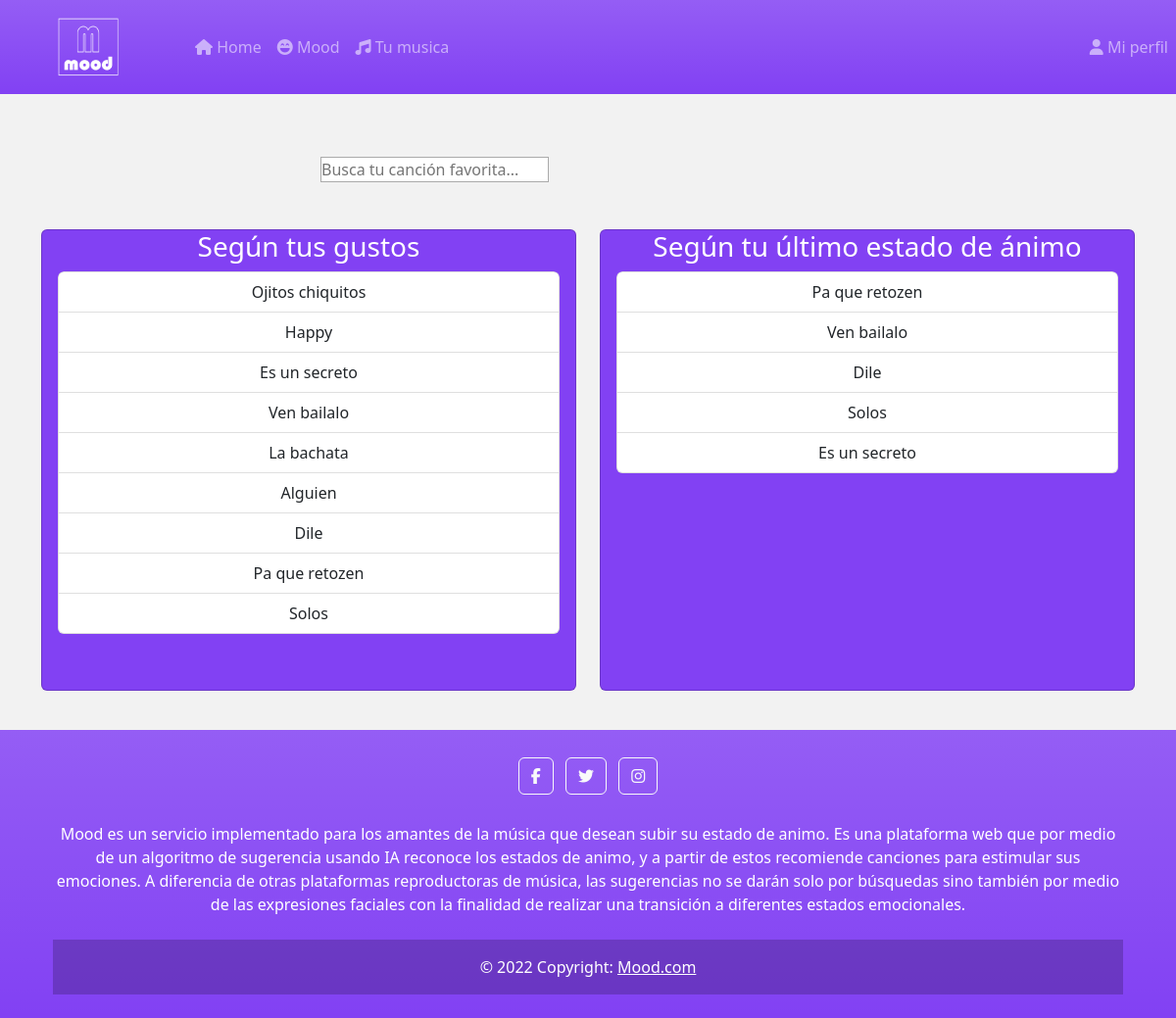
Screenshot of / (signed in) with the database file from the repository.
### main/models.py (models this page shows, shortened)
class Cancion(models.Model):
    nombre=models.CharField(max_length=25, null=False,blank=False)
    audio=models.FileField(upload_to='audios/')
    imagen=models.CharField(max_length=150,null=True,blank=True)
    duracion=models.IntegerField(null=False,blank=False)
    frecuencia=models.IntegerField(null=True,blank=True)
    idioma=models.CharField(max_length=15,null=False,blank=False)
    intensidad_feliz=models.IntegerField(null=True,blank=True)
    intensidad_triste=models.IntegerField(null=True,blank=True)
    intensidad_enojo=models.IntegerField(null=True,blank=True)
    class Meta:
        verbose_name = "cancion"
        verbose_name_plural = "canciones"
        db_table = "cancion"

### main/views.py (the view, shortened to what this page needs)
# urls.py: path('', views.home_page, name='home'), # Esta se debe cambiar a que dirija al login de primerazo
@login_required(login_url='/login/')
def home_page(request): # Views para la home page
    cancionesGustos = recomByLikes(request)
    ultima=Playlist.objects.get(id_perfil__usuario=request.user,nombre="ultima")
    cancionesUltimo=Playlist_Cancion.objects.filter(id_playlist=ultima)
    idPerfil = Perfil.objects.get(usuario=request.user) #Obtener usuario
    playlists = Playlist.objects.filter(id_perfil = idPerfil).order_by('nombre').values().exclude(nombre = "ultima") #Cogemos las playlist de este usuario
    listaCancionesGustos = []
    for cancion in cancionesGustos:
        dictio = {"nombre":cancion.nombre,
        "audio": cancion.audio.url,
        "imagen": cancion.imagen,
        "duracion": cancion.duracion
        }
        listaCancionesGustos.append(dictio)
    listaCancionesUltimo = []
    for cancion in cancionesUltimo:
        dictio = {"nombre":cancion.id_cancion.nombre,
        "audio": cancion.id_cancion.audio.url,
        "imagen": cancion.id_cancion.imagen,
        "duracion": cancion.id_cancion.duracion
        }
        listaCancionesUltimo.append(dictio)
    contexto = {'listaCancionesUltimo':listaCancionesUltimo, 'listaCancionesGustos':listaCancionesGustos, 'playlists':playlists}
    return render(request, template_name='home.html', context=contexto)

### main/views.py (called while the page is built)
def recomByLikes(request):
    gustos=Genero_Favorito.objects.filter(id_perfil__usuario=request.user)
    gustos=[gusto.id_genero.nombre for gusto in gustos]
    cancionesPosibles=Genero_Cancion.objects.filter(id_genero__nombre__in=gustos)
    canciones=[]
    while(len(canciones)<15 and cancionesPosibles.count()>0):
        cancion = random.choice(cancionesPosibles)
        canciones.append(cancion.id_cancion)
        cancionesPosibles=cancionesPosibles.exclude(id_cancion__nombre__exact=cancion.id_cancion.nombre)
    return canciones

### main/templates/home.html (shortened to what this page needs)
{% extends 'base.html' %}
{% block content %}
    <div class="container mt-5 pt-3 mb-5" >
        <div class="col-md-6 mx-auto">
            <div id="autocomplete" class="autocomplete">
                <input class="autocomplete-input" style="border: 1px solid #aaa;" placeholder="Busca tu canción favorita..." />
            </div>
        </div>
    </div>
    <div class="playlist-container row justify-content-center" style="margin-bottom: 2.5em;">
        <div class="col-11 col-sm-11 col-lg-6">
            <div class="card text-center h-100" style="background-color: #8241F3;">
                <div class="card-body d-flex flex-column justify-content-end pt-0">
                    <div class="title-container my-auto">
                        <h3 class="card-title" style="color: white;">Según tus gustos</h3>
                    </div>
                    <div class="list-group" style="height: 411px; overflow: auto;">
                        {% if listaCancionesGustos %}
                            {% for cancion in listaCancionesGustos %}
                                <button type="button" class="list-group-item list-group-item-action" onclick="loadSong('{{cancion.audio}}', '{{cancion.nombre}}', '{{cancion.imagen}}', '{{cancion.duracion}}', '{{forloop.counter0}}', {{listaCancionesGustos}})">{{cancion.nombre}}</button>
                            {% endfor %}
                        {% endif %}
                    </div>
                </div>
            </div>
        </div>
        <div class="col-11 col-sm-11 col-lg-6">
            <div class="card text-center" style="background-color: #8241F3;">
                <div class="card-body pt-0">
                    <h3 class="card-title" style="color:white;">Según tu último estado de ánimo</h3>
                    <div class="list-group" style="height: 411px; overflow: auto;">
                        {% if listaCancionesUltimo %}
                            {% for cancion in listaCancionesUltimo %}
                                <button type="button" class="list-group-item list-group-item-action" onclick="loadSong('{{cancion.audio}}', '{{cancion.nombre}}', '{{cancion.imagen}}', '{{cancion.duracion}}', '{{forloop.counter0}}', {{listaCancionesUltimo}})">{{cancion.nombre}}</button>
                            {% endfor %}
                        {% endif %}
                    </div>
                </div>
            </div>
        </div>
    </div>
{% endblock %}

### main/templates/base.html (shortened to what this page needs)
<!doctype html>
<html lang="en">
    <head>
        <link href="https://cdn.jsdelivr.net/npm/bootstrap@5.2.0/dist/css/bootstrap.min.css" rel="stylesheet">
        <link rel="stylesheet" href="https://unpkg.com/@trevoreyre/autocomplete-js/dist/style.css"/>
        <link rel="stylesheet" href="https://cdnjs.cloudflare.com/ajax/libs/bootstrap-select/1.14.0-beta2/css/bootstrap-select.min.css"
 />
    </head>
    <body style="background: #F2F2F2;" class="d-flex flex-column min-vh-100">
        {% include 'includes/navbar.html' %}
        <div class="container">
        {% block content %}{% endblock %}
        </div>
        {% include 'includes/footer.html' %}
    </body>
</html>

### main/templates/includes/navbar.html (shortened to what this page needs)
<nav class="navbar navbar-expand-md navbar-dark bg-gradient" style="background: #8241F3;">
    {% if MOOD %}
        <button type="button" class="navbar-brand" data-bs-toggle="modal" data-bs-target="#satisfactionForm" style="padding-left: 15px; border: none; background-color: transparent;" id="btn-logo"><img src="../../../static/logoW.png" alt="Logo" style="width: 90px; margin-left: 30px; margin-top: -10px; margin-bottom: -10px;"></button>
    {% else %}
        <a class="navbar-brand" href="{% url 'home' %}" style="padding-left: 15px;"><img src="../../../static/LogoBlancoMood.png" alt="Logo" style="width: 90px; margin-left: 30px; margin-top: -10px; margin-bottom: -10px;"></a>
    {% endif %}
    <div class="collapse navbar-collapse" id="navbarNav" style="padding-left: 25px;">
        <ul class="navbar-nav me-auto">
            <li class="nav-item">
                {% if MOOD %}
                    <button type="button" class="nav-link" data-bs-toggle="modal" data-bs-target="#satisfactionForm" id="btn-home" style="border: none; background-color: transparent;"><i class="fas fa-home"></i> Home</button>
                {% else %}
                    <a class="nav-link" href="{% url 'home' %}"><i class="fas fa-home"></i> Home</a>
                {% endif %}
            </li>
            <li class="nav-item">
                {% if MOOD %}
                    <button type="button" class="nav-link" data-bs-toggle="modal" data-bs-target="#satisfactionForm" id="btn-mood" style="border: none; background-color: transparent;"><i class="fas fa-laugh-beam"></i> Mood</button>
                {% else %}
                    <a class="nav-link" href="{% url 'mood' %}"><i class="fas fa-laugh-beam"></i> Mood</a>
                {% endif %}
            </li>
            <li class="nav-item">
                {% if MOOD %}
                    <button type="button" class="nav-link" data-bs-toggle="modal" data-bs-target="#satisfactionForm" id="btn-tmu" style="border: none; background-color: transparent;"><i class="fas fa-music"></i> Tu musica</button>
                {% else %}
                    <a class="nav-link" href="{% url 'tuMusica' %}"><i class="fas fa-music"></i> Tu musica</a>
                {% endif %}
            </li>
        </ul>
        <ul class="navbar-nav">
            <li class="nav-item">
                {% if MOOD %}
                    <button type="button" class="nav-link" data-bs-toggle="modal" data-bs-target="#satisfactionForm" id="btn-perf" style="border: none; background-color: transparent;"><i class="fas fa-user"></i> Mi perfil</button>
                {% else %}
                    <a class="nav-link" href="{% url 'miPerfil' %}"><i class="fas fa-user"></i> Mi perfil</a>
                {% endif %}
            </li>
        </ul>
    </div>
</nav>

### main/templates/includes/footer.html
<footer class="text-center text-white bg-gradient mt-auto" style="background: #8241F3;">
    <div class="container p-4">
      <section class="mb-4">
        <a class="btn btn-outline-light btn-floating m-1" target="_blank" href="https://www.facebook.com/Mood-110982605057939/" role="button"><i class="fab fa-facebook-f"></i></a>
        <a class="btn btn-outline-light btn-floating m-1" target="_blank" href="https://twitter.com/ApplicationMood" role="button"  ><i class="fab fa-twitter"></i></a>
        <a class="btn btn-outline-light btn-floating m-1" target="_blank" href="https://www.instagram.com/mood_application/" role="button"  ><i class="fab fa-instagram"></i></a>
      </section>
      <section class="mb-4">
        <p>
            Mood es un servicio implementado para los amantes de la música que desean subir su estado de animo. Es una plataforma web que por medio de un algoritmo de sugerencia usando IA reconoce los estados de animo, y a partir de estos recomiende canciones para estimular sus emociones. A diferencia de otras plataformas reproductoras de música, las sugerencias no se darán solo por búsquedas sino también por medio de las expresiones faciales con la finalidad de realizar una transición a diferentes estados emocionales.
        </p>
      </section>
    <div class="text-center p-3" style="background-color: rgba(0, 0, 0, 0.2);">
      © 2022 Copyright:
      <a class="text-white" href="">Mood.com</a>
    </div>
  </footer>

### main/templates/includes/player.html (style rules this page uses)
* { box-sizing: border-box; margin: 0; padding: 0; }
body { overflow-x: hidden; }
p { margin: 0; }

### rows the page displays
Cancion: nombre "Ojitos chiquitos"
Cancion: nombre "Happy"
Cancion: nombre "Es un secreto", nombre "Es un secreto"
Cancion: nombre "Ven bailalo", nombre "Ven bailalo"
Cancion: nombre "La bachata"
Cancion: nombre "Alguien"
Cancion: nombre "Dile", nombre "Dile"
Cancion: nombre "Pa que retozen", nombre "Pa que retozen"
Cancion: nombre "Solos", nombre "Solos"
